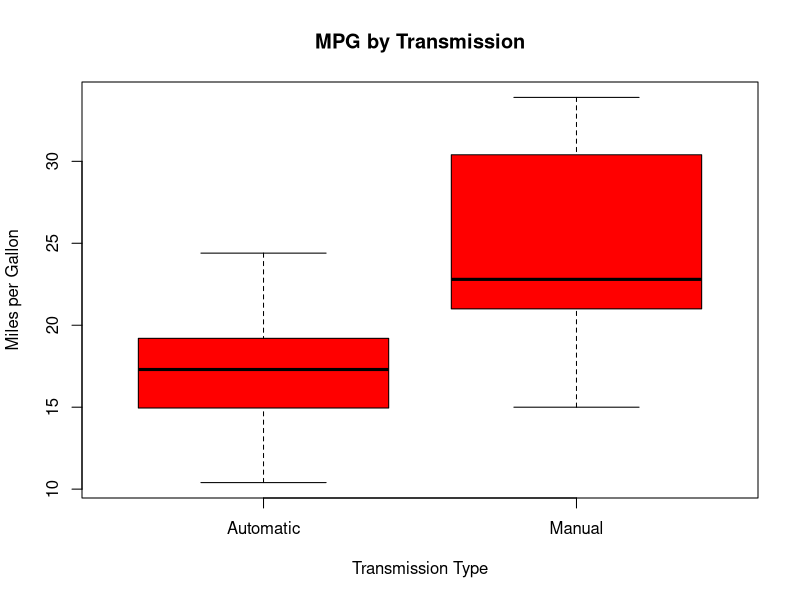
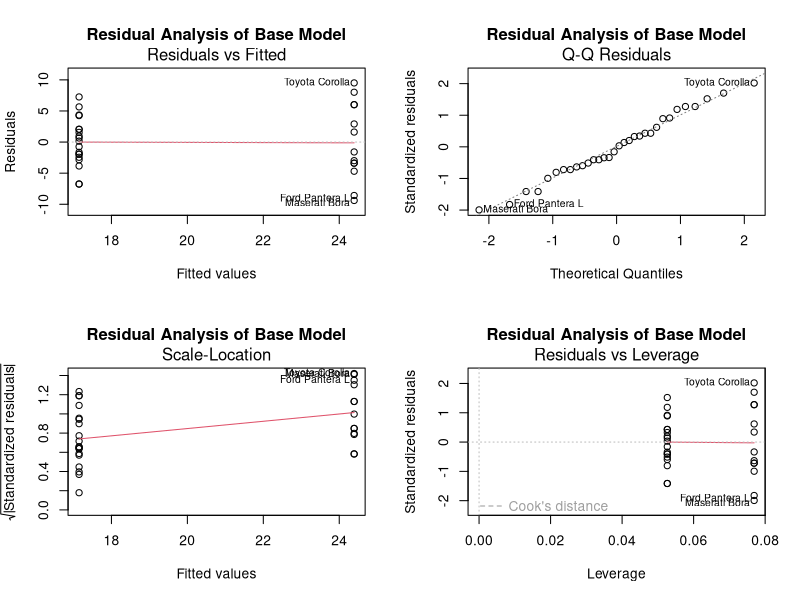
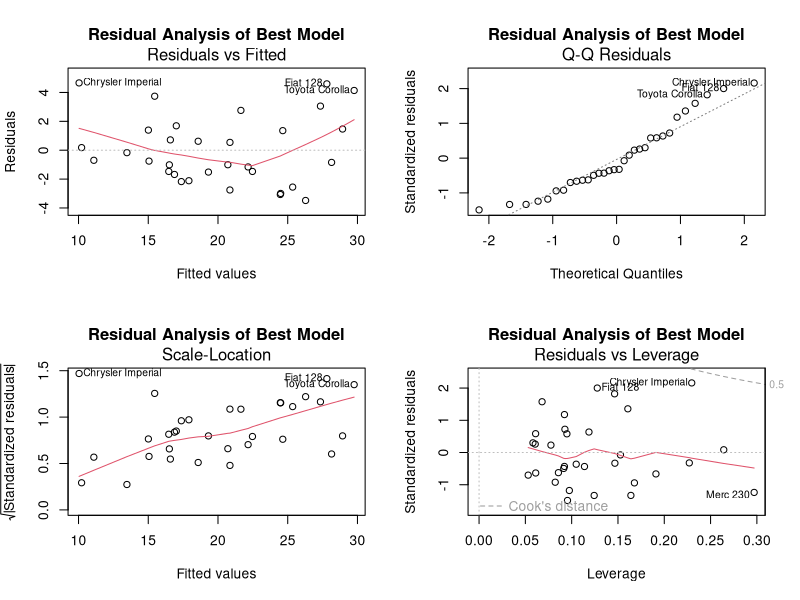

Reproduce these figures in R, in order.
## ---- chunk 1
library(car)
mtcars <- datasets::mtcars  # start with the baseline data from the datasets package
mtcars$am <- factor(mtcars$am, levels=c(0,1), labels=c("Automatic","Manual"))
mtcars$cyl <- factor(mtcars$cyl); mtcars$vs <- factor(mtcars$vs)
## ---- chunk 2
(summaryBaselm <- summary(baselm <- lm(mpg ~ am, data=mtcars)))
(ciBaselm <- confint(baselm))  # confidence intervals of the coefficients
## ---- chunk 3
summaryBestlm <- summary(bestlm <- step(lm(mpg ~ ., data=mtcars)))
## ---- chunk 4
summaryBestlm 
anova (baselm, bestlm)
## ---- chunk 5
plot(mpg ~ am, mtcars, col="red",
     xlab="Transmission Type", ylab="Miles per Gallon",
     main="MPG by Transmission")
## ---- chunk 6
summary(mtcars)
## ---- chunk 7
par(mfrow=c(2,2))
plot(baselm, main="Residual Analysis of Base Model")
## ---- chunk 8
par(mfrow=c(2,2))
plot(bestlm, main="Residual Analysis of Best Model")
